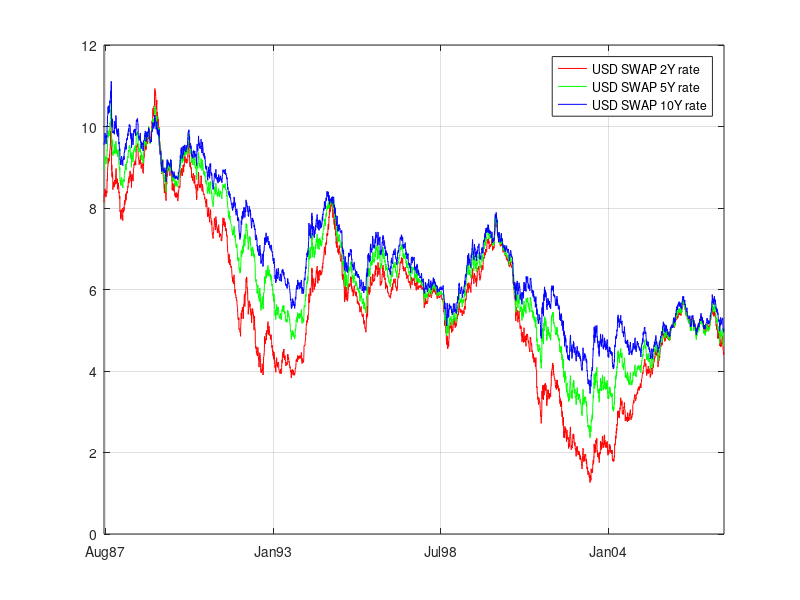
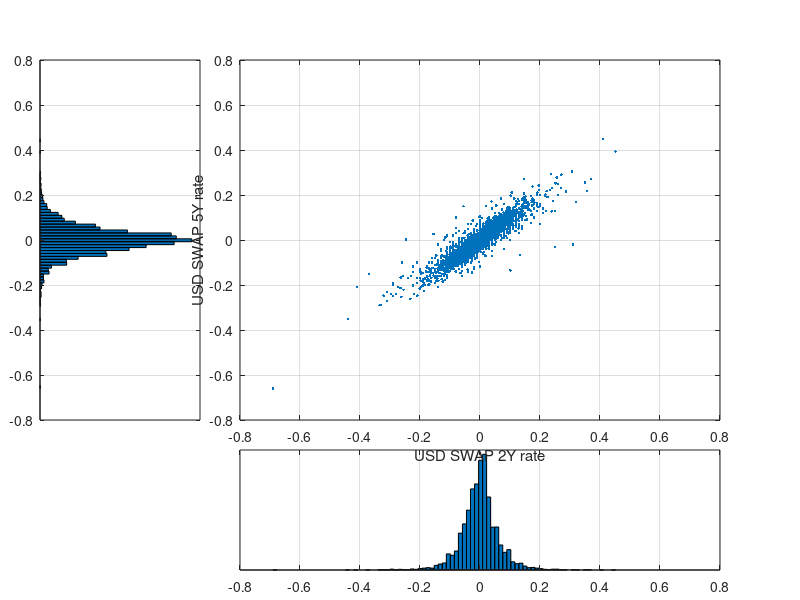

MATLAB code to generate these figures, in order:
% this script plots the joint and marginal distributions of the swap rate daily changes
% it computes the summary statistics of the distribution
% see "Risk and Asset Allocation"-Springer (2005), by A. Meucci

clc; clear; close all

%%%%%%%%%%%%%%%%%%%%%%%%%%%%%%%%%%%%%%%%%%%%%%%%%%%%%%%%%%%%%%%%%%%%%%%%%%%%%%%%%%%%%%%%%%%%%%%%%%%%%%%%%%%%%%%%%%%%%%%%%%%%%%%%%%%%%
% inputs

% upload sample
load('db_SwapRatesUS');

% select invariants (two among USD SWAP 5Y rate, USD SWAP 5Y rate, USD SWAP 5Y rate, daily changes)
Pick=[1 2]; 

%%%%%%%%%%%%%%%%%%%%%%%%%%%%%%%%%%%%%%%%%%%%%%%%%%%%%%%%%%%%%%%%%%%%%%%%%%%%%%%%%%%%%%%%%%%%%%%%%%%%%%%%%%%%%%%%%%%%%%%%%%%%%%%%%%%%%
Dates=Data(:,1);
% plots series
figure
plot(Dates,Data(:,2),'r');
hold on
plot(Dates,Data(:,3),'g');
hold on
plot(Dates,Data(:,4),'b');
legend(Fields(2).Name,Fields(3).Name,Fields(4).Name,'location','best')
xlim([Dates(1) Dates(end)])
datetick('x','mmmyy','keeplimits','keepticks');
grid on

%%%%%%%%%%%%%%%%%%%%%%%%%%%%%%%%%%%%%%%%%%%%%%%%%%%%%%%%%%%%%%%%%%%%%%%%%%%%%%%%%%%%%%%%%%%%%%%%%%%%%%%%%%%%%%%%%%%%%%%%%%%%%%%%%%%%%%%%%%%
X = Data(2:end,[2:end])-Data(1:end-1,[2:end]);
T=size(X,1);


figure 
% marginals
NumBins=round(10*log(T));

subplot('Position',[.05 .3 .2 .6]) 
[n,D]=hist(X(:,2),NumBins);
barh(D,n,1);
[y_lim]=get(gca,'ylim');
set(gca,'xtick',[])
grid on

subplot('Position',[.3 .05 .6 .2]) 
[n,D]=hist(X(:,1),NumBins);
bar(D,n,1);
[x_lim]=get(gca,'xlim');
set(gca,'ytick',[])
grid on

% scatter plot
subplot('Position',[.3 .3 .6 .6]) 
h=plot(X(:,1),X(:,2),'.');
set(gca,'xlim',x_lim,'ylim',y_lim)
grid on
xlabel(Fields(Pick(1)+1).Name)
ylabel(Fields(Pick(2)+1).Name)

% compute summary statistics

Sample_Mean=mean(X)
Sample_Covariance=cov(X);
Sample_Standard_Deviation=sqrt(diag(Sample_Covariance))'
Sample_Correlation=Sample_Covariance(1,2)/(sqrt(Sample_Covariance(1,1)*Sample_Covariance(2,2)))
